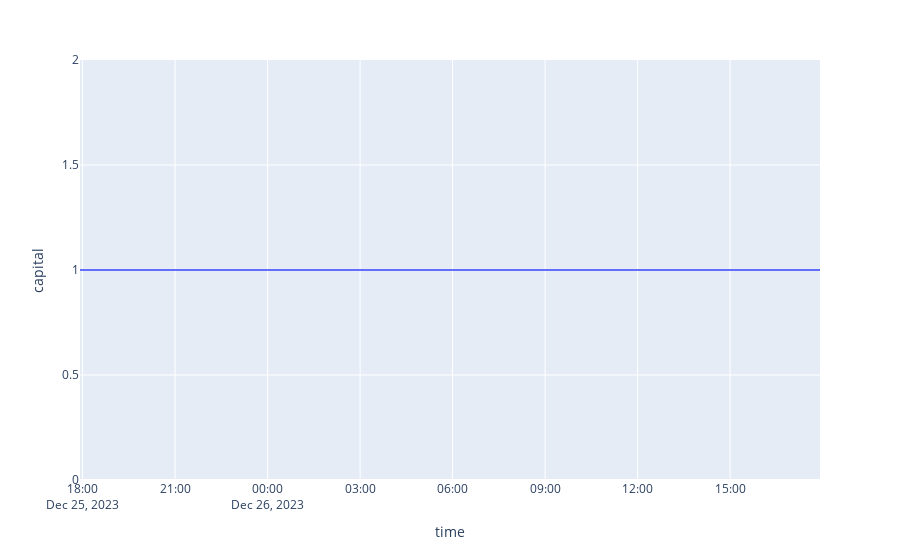

The notebook cell saved with this chart:
### Code cell
capital = 1
df['capital'] = 0
df_len = df.shape[0]
capital_ls = []
price_in = None

for ix in range(0, df_len):
    if ix < df_len - 1:
        row = df.iloc[ix]
        next_row = df.iloc[ix + 1]
        best_ask = row['best_ask']
        
        if row['prediction'] == 1:
            if price_in == None:
                price_in = row['best_bid']
        else:
            if price_in:
                pnl = (price_in - best_ask) / price_in
                # alog.info((pnl, price_in, best_ask))
                capital = capital + (capital * pnl * (1 - 0.005))
                
            price_in = None
            
    #alog.info(capital)
    capital_ls.append(capital)

df['capital'] = np.asarray(capital_ls)
print(df)
px.line(df, y='capital', height=700)

### Figure 1 — Plotly figure (JSON) as saved in the notebook; plotly's stock layout.template omitted (floating-point values rounded to 4 significant figures; data arrays with more than 128 entries replaced by an {"elided": "..."} marker saying what was removed)
{"data": [{"hovertemplate": "time=%{x}<br>capital=%{y}<extra></extra>", "legendgroup": "", "line": {"color": "#636efa", "dash": "solid"}, "marker": {"symbol": "circle"}, "mode": "lines", "name": "", "orientation": "v", "showlegend": false, "type": "scatter", "x": {"elided": "289 str values"}, "xaxis": "x", "y": {"elided": "289 int values"}, "yaxis": "y"}], "layout": {"autosize": true, "legend": {"tracegroupgap": 0}, "margin": {"t": 60}, "xaxis": {"anchor": "y", "autorange": true, "domain": [0, 1], "range": ["2023-12-25 17:55", "2023-12-26 17:55"], "title": {"text": "time"}, "type": "date"}, "yaxis": {"anchor": "x", "autorange": true, "domain": [0, 1], "range": [0, 2], "title": {"text": "capital"}, "type": "linear"}}}
